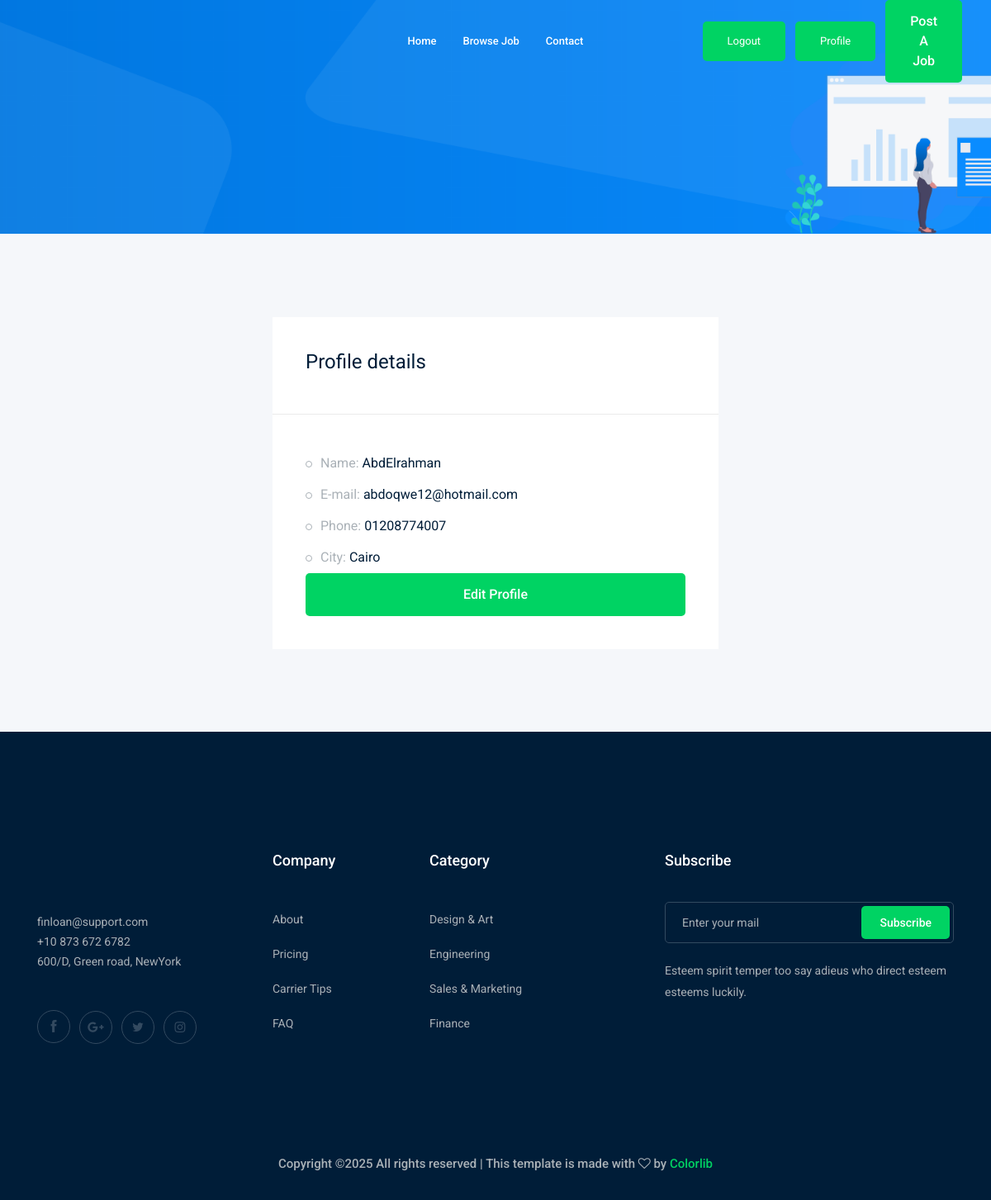
/accounts/profile/ (signed in), run on the app's committed database.
### accounts/models.py (models this page shows)
class Profile(models.Model):
    user=models.OneToOneField(User, on_delete=models.CASCADE)
    city=models.ForeignKey('City', on_delete=models.CASCADE,blank=True,null=True)
    phone=models.CharField( max_length=15)
    image=models.ImageField(upload_to='profile/')

class City(models.Model):
    name=models.CharField(max_length=30)

### accounts/views.py (the view)
# urls.py: path('profile/', views.profile,name='profile'),
@login_required
def profile(request):
    profile=Profile.objects.get(user=request.user)
    print(profile.user.first_name)  # Debugging line
    return render(request,'accounts/profile.html',context={'profile':profile})

### accounts/templates/accounts/profile.html (shortened to what this page needs)
{% extends 'base.html' %}
{% block body %}
    <div class="bradcam_area bradcam_bg_1">
        </div>
    <div class="job_details_area">
        <div class="container">
            <div class="row">
                <div class="col-lg-6 mx-auto" mx-auto>
                    <div class="job_sumary">
                        <div class="summery_header">
                            <h3>Profile details</h3>
                        </div>
                        <div class="job_content">
                            <ul>
                                <li>Name: <span>{{ profile.user.first_name }}</span></li>
                                <li>E-mail: <span>{{ profile.user.email }}</span></li>
                                <li>Phone: <span>{{profile.phone}}</span></li>
                                <li>City: <span>{{profile.city.name}}</span></li>
                                <a class="boxed-btn3 w-100" href="{% url 'accounts:profile_edit' %}">Edit Profile</a>
                            </ul>
                        </div>
                    </div>
                </div>
            </div>
        </div>
    </div>
{% endblock body %}

### data on the page
Profile: user.first_name "AbdElrahman", user.email "abdoqwe12@hotmail.com", phone "01208774007", city.name "Cairo"
